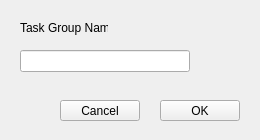
<?xml version="1.0" encoding="UTF-8"?>
<ui version="4.0">
 <class>AddTaskGroupDialog</class>
 <widget class="QDialog" name="AddTaskGroupDialog">
  <property name="geometry">
   <rect>
    <x>0</x>
    <y>0</y>
    <width>260</width>
    <height>140</height>
   </rect>
  </property>
  <property name="windowTitle">
   <string>Add Task Group</string>
  </property>
  <property name="locale">
   <locale language="English" country="UnitedStates"/>
  </property>
  <widget class="QLabel" name="label">
   <property name="geometry">
    <rect>
     <x>20</x>
     <y>20</y>
     <width>88</width>
     <height>16</height>
    </rect>
   </property>
   <property name="text">
    <string>Task Group Name:</string>
   </property>
  </widget>
  <widget class="QPushButton" name="buttonOk">
   <property name="geometry">
    <rect>
     <x>160</x>
     <y>100</y>
     <width>80</width>
     <height>21</height>
    </rect>
   </property>
   <property name="text">
    <string>OK</string>
   </property>
   <property name="autoDefault">
    <bool>false</bool>
   </property>
  </widget>
  <widget class="QLineEdit" name="lineEdit">
   <property name="geometry">
    <rect>
     <x>20</x>
     <y>50</y>
     <width>170</width>
     <height>22</height>
    </rect>
   </property>
  </widget>
  <widget class="QPushButton" name="buttonCancel">
   <property name="geometry">
    <rect>
     <x>60</x>
     <y>100</y>
     <width>80</width>
     <height>21</height>
    </rect>
   </property>
   <property name="text">
    <string>Cancel</string>
   </property>
   <property name="autoDefault">
    <bool>false</bool>
   </property>
  </widget>
 </widget>
 <resources/>
 <connections/>
</ui>
